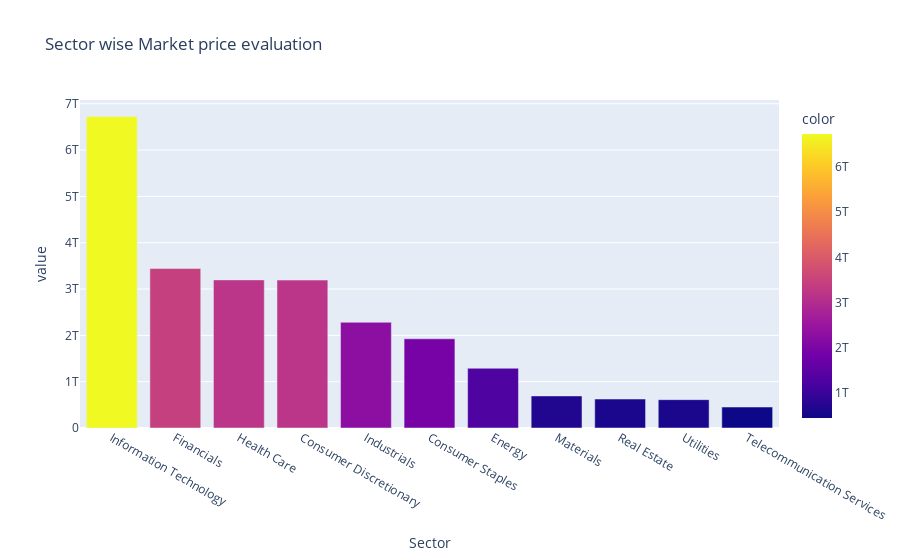

Here is the notebook cell this chart was saved with:
### Code cell
fig1=px.bar(mkt,
      title='Sector wise Market price evaluation',color=mkt.values);
fig1
# highlight the max

### Figure 1 — Plotly figure (JSON) as saved in the notebook; plotly's stock layout.template omitted (floating-point values rounded to 4 significant figures)
{"data": [{"alignmentgroup": "True", "hovertemplate": "Sector=%{x}<br>value=%{y}<br>color=%{marker.color}<extra></extra>", "legendgroup": "", "marker": {"color": [6727121800912, 3442649464852, 3197583610665, 3193496467613, 2282663378921, 1925663117062, 1289971015040, 692300259151, 625315677562, 611632638471, 453042743905], "coloraxis": "coloraxis"}, "name": "", "offsetgroup": "", "orientation": "v", "showlegend": false, "textposition": "auto", "type": "bar", "x": ["Information Technology", "Financials", "Health Care", "Consumer Discretionary", "Industrials", "Consumer Staples", "Energy", "Materials", "Real Estate", "Utilities", "Telecommunication Services"], "xaxis": "x", "y": [6727121800912, 3442649464852, 3197583610665, 3193496467613, 2282663378921, 1925663117062, 1289971015040, 692300259151, 625315677562, 611632638471, 453042743905], "yaxis": "y"}], "layout": {"barmode": "relative", "coloraxis": {"colorbar": {"title": {"text": "color"}}, "colorscale": [[0, "#0d0887"], [0.1111, "#46039f"], [0.2222, "#7201a8"], [0.3333, "#9c179e"], [0.4444, "#bd3786"], [0.5556, "#d8576b"], [0.6667, "#ed7953"], [0.7778, "#fb9f3a"], [0.8889, "#fdca26"], [1, "#f0f921"]]}, "legend": {"tracegroupgap": 0}, "title": {"text": "Sector wise Market price evaluation"}, "xaxis": {"anchor": "y", "domain": [0, 1], "title": {"text": "Sector"}}, "yaxis": {"anchor": "x", "domain": [0, 1], "title": {"text": "value"}}}}
